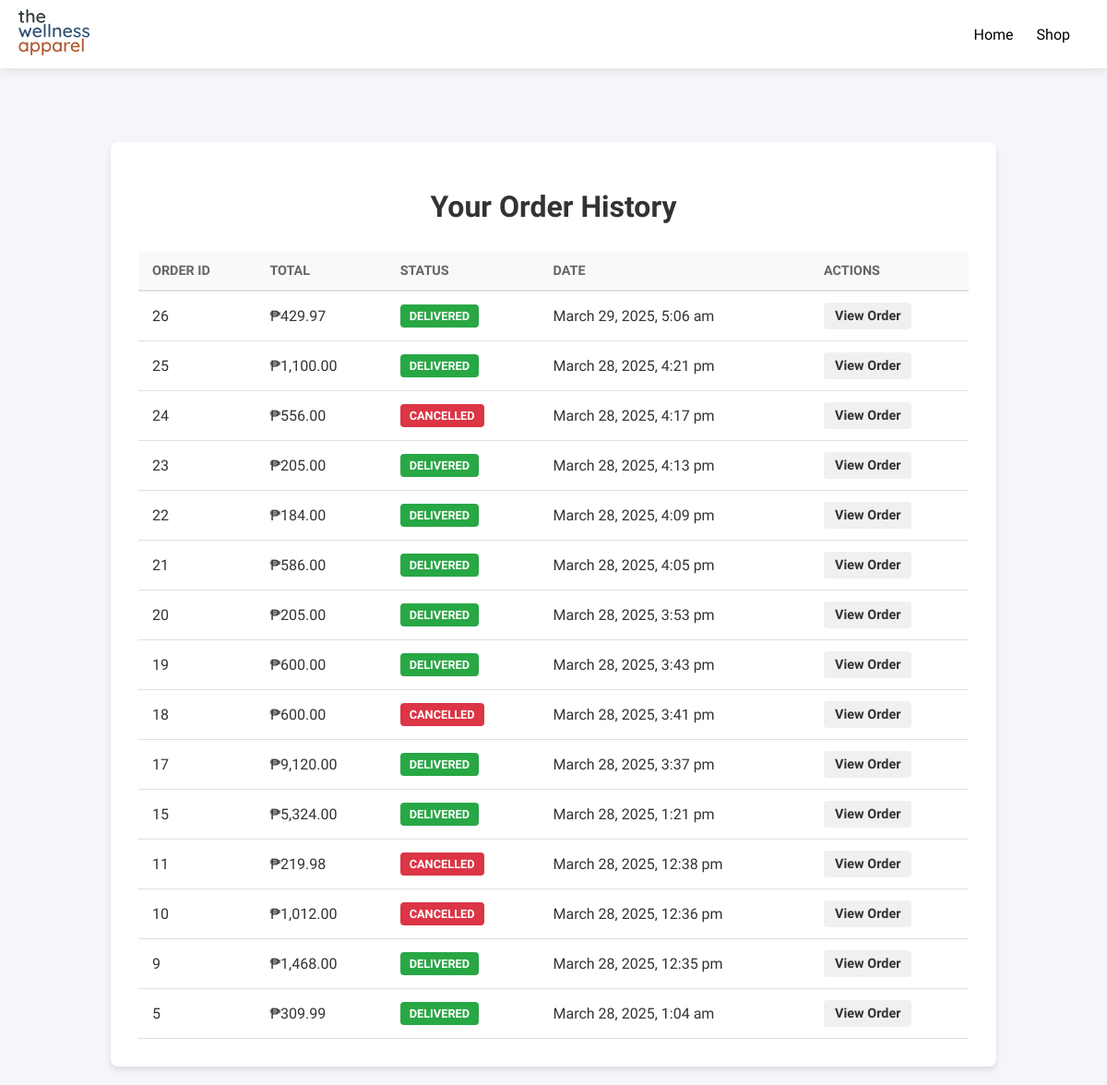
/order-history.php (signed in), run on the app's committed database.
### tables this page shows
CREATE TABLE `orders` (
  `id` int NOT NULL,
  `user_id` int DEFAULT NULL,
  `total` decimal(10,2) DEFAULT NULL,
  `status` enum('Pending','Shipped','Delivered','Cancelled') DEFAULT 'Pending',
  `user_address_id` varchar(500) DEFAULT NULL,
  `payment_method` varchar(50) DEFAULT NULL,
  `created_at` timestamp NOT NULL DEFAULT CURRENT_TIMESTAMP,
  `delivery_option` enum('Standard','Express') NOT NULL DEFAULT 'Standard',
  `shipping_fee` decimal(10,2) NOT NULL DEFAULT '0.00'
);

### order-history.php (the view, shortened to what this page needs)
<?php
require 'includes/navbar.php';
$user_id = $_SESSION['user_id'];
$query = "SELECT * FROM orders WHERE user_id = ? ORDER BY created_at DESC";
$stmt = $conn->prepare($query);
$stmt->bind_param("i", $user_id);
$stmt->execute();
$result = $stmt->get_result();
?>
<!DOCTYPE html>
<html lang="en">
<head>
    <link rel="stylesheet" href="https://cdn.jsdelivr.net/npm/@tabler/icons-webfont@2.30.0/tabler-icons.min.css" />
    <link rel="stylesheet" href="assets/css/navbar.css">
</head>
<body>
    <div class="order-history-container">
        <h1>Your Order History</h1>
        <?php if ($result->num_rows > 0): ?>
            <table class="order-table">
                <thead>
                    <tr>
                        <th>Order ID</th>
                        <th>Total</th>
                        <th>Status</th>
                        <th>Date</th>
                        <th>Actions</th>
                    </tr>
                </thead>
                <tbody>
                    <?php while ($row = $result->fetch_assoc()): ?>
                        <tr>
                            <td data-label="Order ID"><?php echo $row['id']; ?></td>
                            <td data-label="Total">₱<?php echo number_format($row['total'], 2); ?></td>
                            <td data-label="Status">
                                <span class="status <?php echo strtolower($row['status']); ?>">
                                    <?php echo $row['status']; ?>
                                </span>
                            </td>
                            <td data-label="Date"><?php echo date("F j, Y, g:i a", strtotime($row['created_at'])); ?></td>
                            <td data-label="Actions">
                                <a href="view_order.php?order_id=<?php echo $row['id']; ?>" class="view-order-btn">
                                    View Order
                                </a>
                            </td>
                        </tr>
                    <?php endwhile; ?>
                </tbody>
            </table>
        <?php else: ?>
            <div class="no-orders">
                You haven't placed any orders yet.
            </div>
        <?php endif; ?>
    </div>
</body>
</html>

### order-history.php (style rules this page uses)
body { font-family: 'Quicksand', sans-serif; background-color: #f4f6f9; margin: 0; padding: 0; color: #333; }
.order-history-container { max-width: 900px; margin: 80px auto 20px; background-color: white; padding: 30px; border-radius: 8px; box-shadow: 0 4px 6px rgba(0, 0, 0, 0.1); }
.order-history-container h1 { font-family: 'Alice', serif; color: #333; margin-bottom: 30px; text-align: center; }
.order-table { width: 100%; border-collapse: collapse; }
.order-table thead { background-color: #f8f9fa; border-bottom: 2px solid #e0e0e0; }
.order-table th, .order-table td { padding: 12px 15px; text-align: left; border-bottom: 1px solid #e0e0e0; }
.order-table th { font-weight: 600; text-transform: uppercase; font-size: 0.9em; color: #666; }
.status { display: inline-block; padding: 5px 10px; border-radius: 4px; font-size: 0.8em; font-weight: 600; text-transform: uppercase; }
.status.delivered { background-color: #28a745; color: white; }
.status.cancelled { background-color: #dc3545; color: white; }
.view-order-btn { display: inline-block; padding: 6px 12px; background-color: #f0f0f0; border-radius: 4px; color: #333; text-decoration: none; font-weight: 600; font-size: 0.9em; }

### data on the page
orders: id "26", total "429.97", status "DELIVERED", created_at "March 29, 2025, 5:06 am"
orders: id "25", total "1,100.00", status "DELIVERED", created_at "March 28, 2025, 4:21 pm"
orders: id "24", total "556.00", status "CANCELLED", created_at "March 28, 2025, 4:17 pm"
orders: id "23", total "205.00", status "DELIVERED", created_at "March 28, 2025, 4:13 pm"
orders: id "22", total "184.00", status "DELIVERED", created_at "March 28, 2025, 4:09 pm"
orders: id "21", total "586.00", status "DELIVERED", created_at "March 28, 2025, 4:05 pm"
orders: id "20", total "205.00", status "DELIVERED", created_at "March 28, 2025, 3:53 pm"
orders: id "19", total "600.00", status "DELIVERED", created_at "March 28, 2025, 3:43 pm"
orders: id "18", total "600.00", status "CANCELLED", created_at "March 28, 2025, 3:41 pm"
orders: id "17", total "9,120.00", status "DELIVERED", created_at "March 28, 2025, 3:37 pm"
orders: id "15", total "5,324.00", status "DELIVERED", created_at "March 28, 2025, 1:21 pm"
orders: id "11", total "219.98", status "CANCELLED", created_at "March 28, 2025, 12:38 pm"
orders: id "10", total "1,012.00", status "CANCELLED", created_at "March 28, 2025, 12:36 pm"
orders: id "9", total "1,468.00", status "DELIVERED", created_at "March 28, 2025, 12:35 pm"
orders: id "5", total "309.99", status "DELIVERED", created_at "March 28, 2025, 1:04 am"
